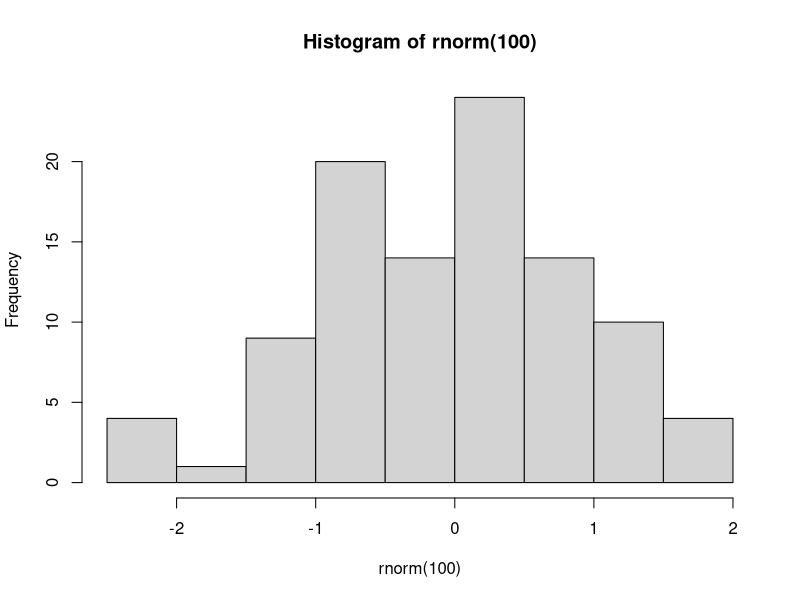
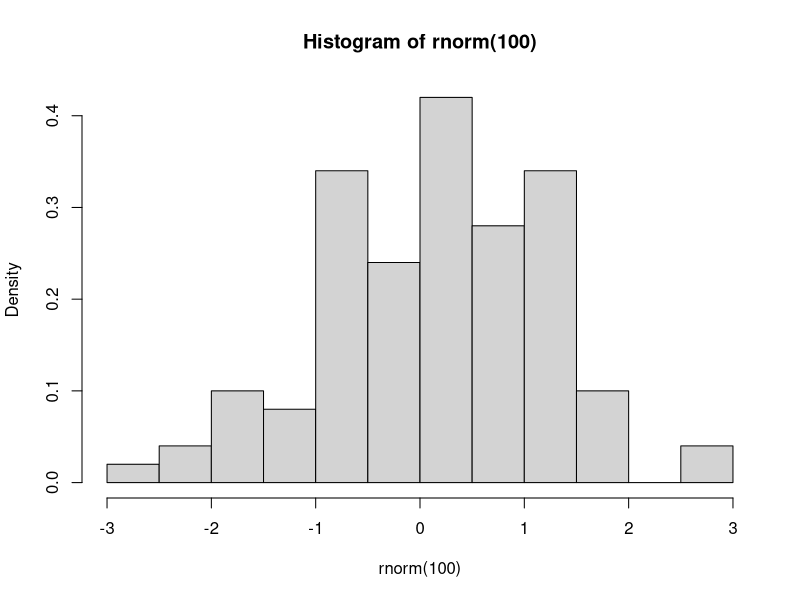
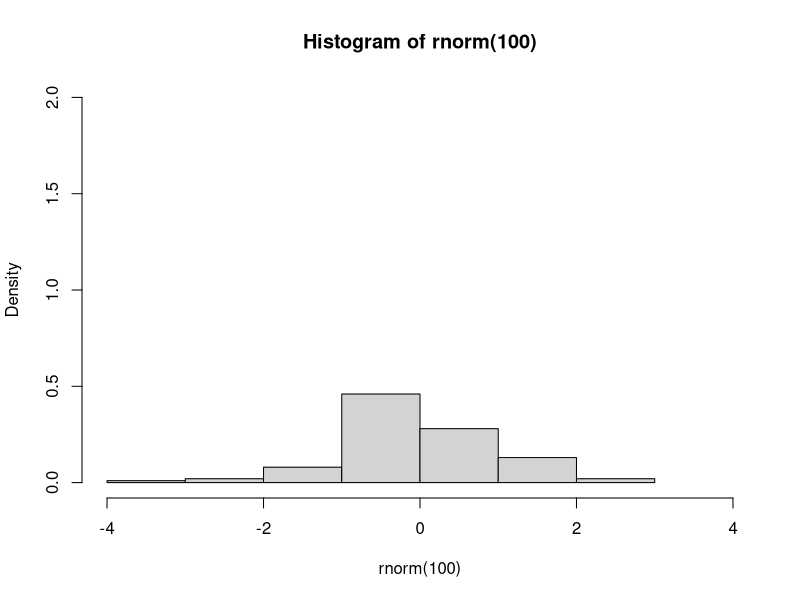
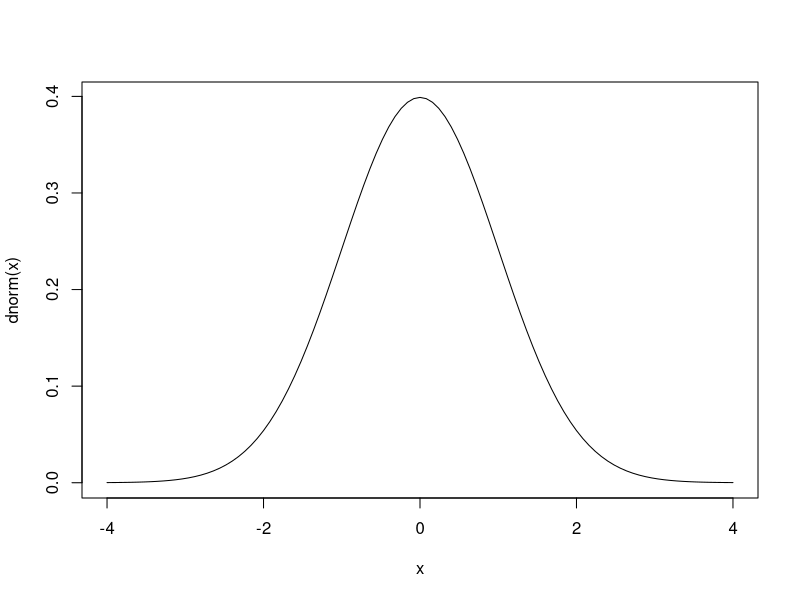
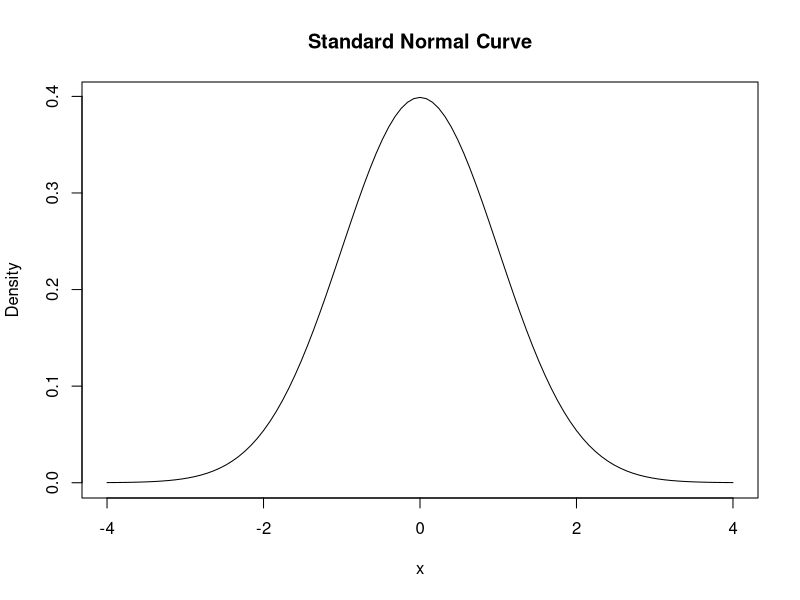
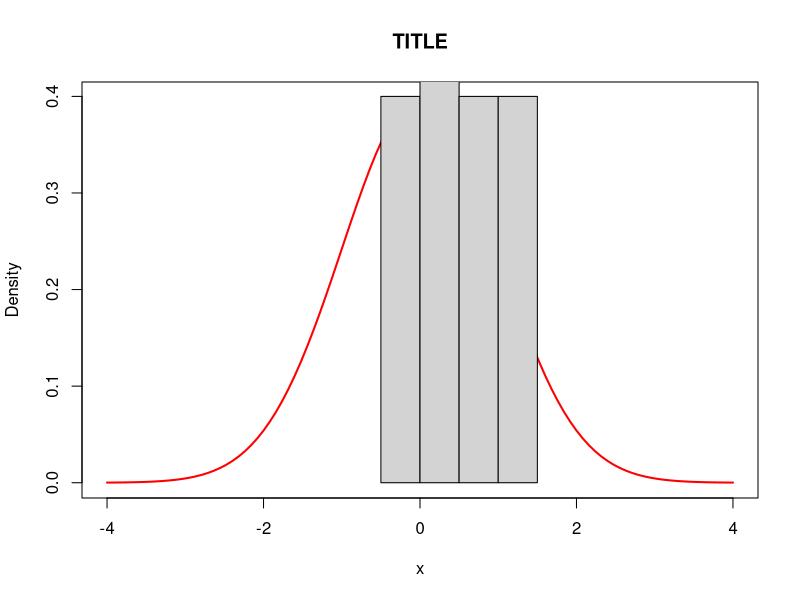
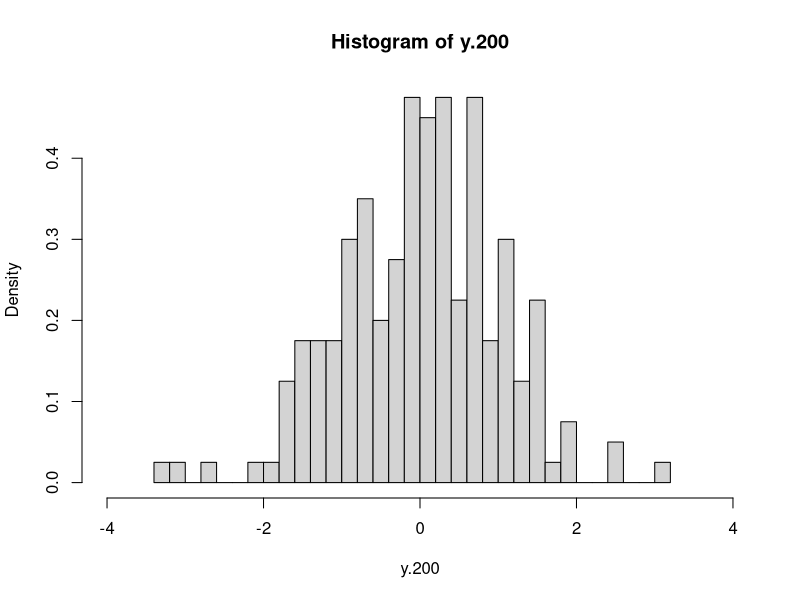
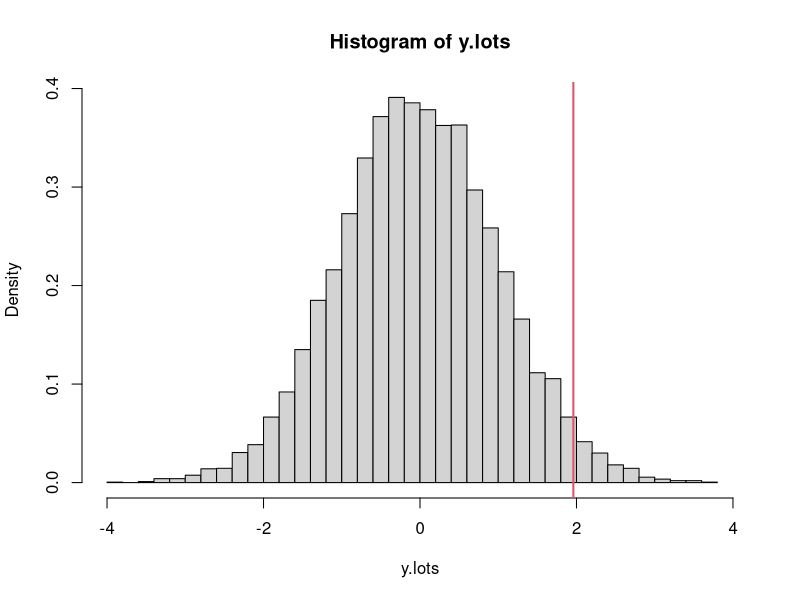

Source code (R) for these figures, in order:
#######################################################
### STAT 411/511 - Spring 2019
### R code for help in completing Assignment 1
###  with a lot of extra stuff that might be useful
### To complete Assignment01, you will need to copy and
###  paste SOME of the code from this R script into your 
###  .Rmd file. Make sure you annotate any code that you
###  present.  Remember that you should be focused on
###  answering the questions from the assignment.  Only
###  include code and figures that you really need for
###  your answers.  
#######################################################

### At the start of a new R session 
#  - make sure you check or set your working directory
#  - start R with a clean slate 
getwd()             # shows current working directory
rm(list=ls(all=T))  # removes all stored objects

### Another good practice: put whatever packages you need at the top
library(ggplot2)
  theme_set(theme_bw()) # Changes ggplot theme to simplier version

### Problem 1 #########################################
## Use rnorm() to take samples from a normal distribution
# rnorm() takes the arguments n, mean, and sd
rnorm(n=100,mean=10.2,sd=3.4)
rnorm(100, 10.2, 3.4)  # If not told, R assumes arguments are in order
rnorm(100)             # Defaults to mean = 0, sd = 1
rnorm(10)

## Plotting histograms of data with normal curve
#  We'll use base graphics for now
#  - ggplot usually is a better choice when working with datasets
#  - base graphics are more like drawing on a blank piece of paper
#  For a nice description of base graphics parameters see
#   https://www.statmethods.net/advgraphs/parameters.html 

#Plot a histogram for NEW set of n=100
hist(rnorm(100))
hist(rnorm(100), freq=FALSE) 
hist(rnorm(100), freq=FALSE, xlim=c(-4,4), ylim=c(0,2))   

#Draw a curve using the normal distribution function dnorm()
curve(dnorm, xlim=c(-4,4))
curve(dnorm, from=-4, to=4, ylab="Density", main="Standard Normal Curve")  

# Putting the two together
curve(dnorm, from=-4, to=4, col='red', lwd=2,
   ylab='Density', main='TITLE') 
hist(rnorm(5), freq=F, add=T)

  
### Problem 2 #########################################     
## Step 1 - n=200
y.200 <- rnorm(200, mean=0, sd=1)
hist(y.200, freq=FALSE, nclass=40, xlim=c(-4,4), col="lightgray")

#We would like to ask the computer if each value is greater than or equal to 1.96 and get a yes/no (T/F) back
#What does this give you?
y.200>=1.96
  
#R will treat TRUEs as 1's and FALSE's as 0's, so we can add them up
#What does this give us?
sum(y.200>=1.96)

#Now, let's turn it into a proportion
length(y.200)  #what does this do?
sum(y.200>=1.96)/length(y.200)  #Here is your proportion!

#Or we could use the mean() function instead 
# Make sure you understand why this works!
mean(y.200>=1.96)

## Step 2 - n=10000
y.lots <- rnorm(10000, mean=0, sd=1)
hist(y.lots, freq=FALSE, nclass=40, xlim=c(-4,4), col="lightgray") 
abline(v=1.96, lwd=2, col=2) #Add a vertical line to the histogram

## Step 3 - Normal curve
## pnorm(x) integrates the area under the normal density curve to the right
#   of the argument x.  
#  Which of these are what you want?
 pnorm(1.96)
 1-pnorm(1.96)
 pnorm(-1.96) 
 pnorm(Inf)   # What do this do?

### Problem 3 ######################################### 
##  A fancy plot to look at areas
?curve #look at help file for curve and try to make sense of it
 curve(dnorm, from=-4, to=4, lwd=3, ylim=c(-0.02,0.4))
 abline(h=0,v=0)

 x <- seq(-4, 1.645, length=100)  # What does this do?
 x 
  
?polygon  #look at help file for polygon and try to make sense of it
 polygon(c(x,rev(x)), c(dnorm(x), rep(0,100)), border=4, col="lightblue")
  
?text #look at help file for text and try to make sense of it
 text(1.645,-.01,"1.645")
 text(-.2,.18,".95 in area") 
 
##3a. We can combine T/F answers using logical operators 
# & (and), | (or) 
# See https://www.statmethods.net/management/operators.html
# Some examples to demonstrate:
( x<-rnorm(1000, mean=0, sd=1) )
x < -1 | x > 1 # Is the value less than -1 OR greater than 1?
x > -1 & x < 1 # Is the value greater than -1 AND less than 1?
x >= -1 & x <= 1  

## 3c. How can we do this?
# You might find the order() or sort() functions handy
?order    # Check out the help
?sort      

x
order(x)
x[order(x)] # What does this do?
sort(x)  

( 0.40*length(y.lots)-> c.40 ) # 40% of 10000
( q.40 <- sort(y.lots)[c.40] )

# Or we can use the built-in function quantile()
help(quantile) # Same as ?quantile
 
( q.40<-quantile(y.lots, 0.40) ) 
# This gives a slightly different answer.  See 'Types'
#   section in help(quantiles) to understand why. 
  
#A plot to show the value relative to the histogram of draws
  hist(y.lots, nclass=40, col="lightgray") 
  abline(v=q.40, lwd=2, col=3)
  
## 3d. qnorm(x) and pnorm(x) are opposites
#    qnorm() takes the percentile and returns the z-value
#    pnorm() takes a z-value and returns the percentile
qnorm(0.4)
pnorm(qnorm(0.4))

## 3e. You should be able to answer this problem using code
#    from part 3a, but you will need to think about what part
#    of the distribution you need to find the proportion of 
#    values AS EXTREME OR MORE than the observed value.

### Problem 4 ######################################### 
dat<-data.frame(id=1:60, obs=rnorm(n=60, mean=0, sd=2))
  str(dat) # What do we have here?
  head(dat)
  
## Random assignment
#  There are a lot of ways to do this.  Here is just one:
?sample
dat$trt<-factor('A', levels=c('A','B'))  # An new column
   ( pickB<-sample(1:60, size=30) )
   dat$trt[pickB]<-'B' 
   dat$trt                  
# Make sure you understand how this assignment works!
# Extra  credit for coming up with a different way

## Add the treatment effect
dat$new.obs<-dat$obs
dat$new.obs[pickB]<-dat$obs[pickB] + 3

  str(dat) # Now what do we have?
  head(dat)
  
## Plots - I will repeat with both base graphics or ggplot
# Stem-and-leaf plot
stem(dat$obs)    # This prints to the console, not the plotting window.

## The rest of these plots will print to the 'plot' window in RStudio
##  Please take time to familiarize yourself with plot options.
##  When you include plots in your assignments, they should be 
##   cleaned nicely and labeled...as well as you can for now. 

## A couple of good resources for base graphics plots:
##   -  http://rpubs.com/SusanEJohnston/7953
##   -  http://publish.illinois.edu/johnrgallagher/files/2015/10/BaseGraphicsCheatsheet.pdf

## A couple of good resources for ggplot:
##   - http://r-statistics.co/ggplot2-Tutorial-With-R.html
##   - https://www.rstudio.com/wp-content/uploads/2016/11/ggplot2-cheatsheet-2.1.pdf

## Histograms
SetA<-dat[dat$trt=='A',]$new.obs
SetB<-dat[dat$trt=='B',]$new.obs
par(mfrow=c(1,2)) # Sets to print two paneled graph
hist(SetA, col=3, nclass=10, freq=F, main="Treatment A")
hist(SetB, col=4, nclass=10, freq=F, main="Treatment B")


ggplot(dat, aes(x=new.obs))+geom_histogram(bins=10)+facet_wrap(~trt)

## Boxplots
par(mfrow=c(1,1))
boxplot(dat$new.obs~dat$trt, col=c(3,4), main="Side-by-side boxplots")

ggplot(dat, aes(x=trt, y=new.obs, fill=trt))+geom_boxplot()

##  A histogram with a boxplot too
par(mfrow=c(2,1)) # Splits the plotting window into 2 rows and 1 column
boxplot(dat$obs, col=3, ylim=c(-6,6), horizontal = TRUE)
hist(dat$obs, col=3, xlim=c(-6,6), main=NULL, xlab='Observed values')

 # OR # 
hist(dat$obs, main="Set A", col="lightgray", ylim=c(0,15))
boxplot(dat$obs, col='gray', lwd=2, pch=18, horizontal = TRUE, add=TRUE, at=14)

 # Much harder in ggplot # 
library(ggpubr)
p1<-ggplot(dat, aes(x=obs))+geom_histogram(bins=10)
p2<-ggplot(dat, aes(y=obs))+geom_boxplot()+coord_flip()
ggarrange(p2, p1, heights = c(1, 2), align = "hv", ncol = 1, nrow = 2)

## A new variable and a scatterplot
dat$new.var<-rnorm(nrow(dat))
  head(dat)

par(mfrow=c(1,1))  
plot(dat$obs, dat$new.var)

ggplot(dat, aes(x=obs, y=new.var))+geom_point()